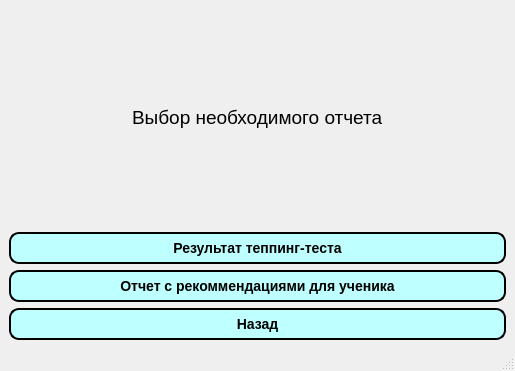
<?xml version="1.0" encoding="UTF-8"?>
<ui version="4.0">
 <class>ZagruzkaOtch</class>
 <widget class="QMainWindow" name="ZagruzkaOtch">
  <property name="geometry">
   <rect>
    <x>0</x>
    <y>0</y>
    <width>515</width>
    <height>371</height>
   </rect>
  </property>
  <property name="windowTitle">
   <string>MainWindow</string>
  </property>
  <widget class="QWidget" name="centralwidget">
   <layout class="QGridLayout" name="gridLayout">
    <item row="0" column="0" alignment="Qt::AlignHCenter">
     <widget class="QLabel" name="label">
      <property name="font">
       <font>
        <pointsize>14</pointsize>
        <strikeout>false</strikeout>
       </font>
      </property>
      <property name="text">
       <string>Выбор необходимого отчета</string>
      </property>
     </widget>
    </item>
    <item row="1" column="0">
     <widget class="QPushButton" name="pushButton">
      <property name="styleSheet">
       <string notr="true">QPushButton{
     background-color: rgb(190, 255, 255);
     border-style: outset;
     border-width: 2px;
     border-radius: 10px;
     border-color: black;
     font: bold 14px;
     min-width: 10em;
     padding: 6px;
 }
 QPushButton:pressed {
     background-color: rgb(0, 255, 238);
     border-style: inset;
 }</string>
      </property>
      <property name="text">
       <string>Результат теппинг-теста</string>
      </property>
     </widget>
    </item>
    <item row="2" column="0">
     <widget class="QPushButton" name="pushButton_2">
      <property name="styleSheet">
       <string notr="true">QPushButton{
     background-color: rgb(190, 255, 255);
     border-style: outset;
     border-width: 2px;
     border-radius: 10px;
     border-color: black;
     font: bold 14px;
     min-width: 10em;
     padding: 6px;
 }
 QPushButton:pressed {
     background-color: rgb(0, 255, 238);
     border-style: inset;
 }</string>
      </property>
      <property name="text">
       <string>Отчет с рекоммендациями для ученика</string>
      </property>
     </widget>
    </item>
    <item row="3" column="0">
     <widget class="QPushButton" name="pushButton_3">
      <property name="styleSheet">
       <string notr="true">QPushButton{
     background-color: rgb(190, 255, 255);
     border-style: outset;
     border-width: 2px;
     border-radius: 10px;
     border-color: black;
     font: bold 14px;
     min-width: 10em;
     padding: 6px;
 }
 QPushButton:pressed {
     background-color: rgb(0, 255, 238);
     border-style: inset;
 }</string>
      </property>
      <property name="text">
       <string>Назад</string>
      </property>
     </widget>
    </item>
   </layout>
  </widget>
  <widget class="QStatusBar" name="statusbar"/>
 </widget>
 <resources/>
 <connections/>
</ui>
